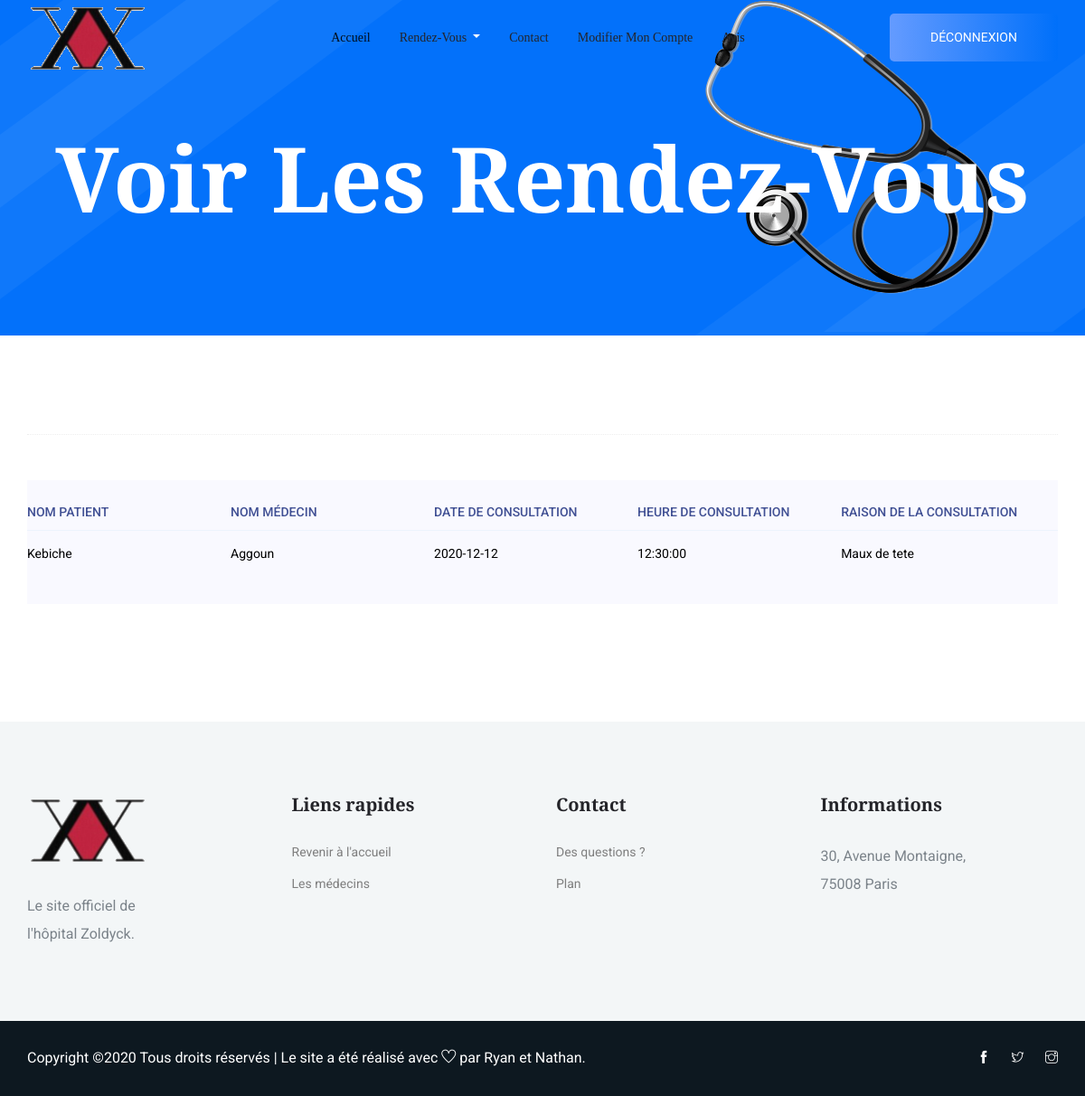
The app's page /views/voir_rdv.php (signed in) with its own data.
### tables this page shows
CREATE TABLE IF NOT EXISTS `reservation` (
  `id` int(11) NOT NULL AUTO_INCREMENT,
  `nom_patient` varchar(50) NOT NULL,
  `nom_medecin` varchar(50) NOT NULL,
  `date_consult` date NOT NULL,
  `time_consult` time NOT NULL,
  `rais_consult` text NOT NULL,
  PRIMARY KEY (`id`),
  KEY `fk_patient` (`nom_patient`),
  KEY `fk_medecin` (`nom_medecin`)
);

### views/voir_rdv.php (the view, shortened to what this page needs)
<!doctype html>
<html lang="en">
<head>
  <?php
      require_once('navbar.php');
    ?>
    <?php
    try{
	     $bdd= new PDO('mysql:host=localhost;dbname=hopital; charset=utf8','root','');
     }
     catch (Exception $e){
	      die('Erreur:'.$e->getMessage());
      }
      ?>
  <section class="breadcrumb_part breadcrumb_bg">
    <div class="container">
      <div class="row">
        <div class="col-lg-12">
          <div class="breadcrumb_iner">
            <div class="breadcrumb_iner_item">
              <h2>Voir les rendez-vous</h2>
            </div>
          </div>
        </div>
      </div>
    </div>
  </section>
  <section class="contact-section section_padding">
    <div class="container">
      <div class="section-top-border">
				<div class="progress-table-wrap">
					<div class="progress-table">
						<div class="table-head">
							<div class="visit">Nom patient</div>
							<div class="visit">Nom médecin</div>
							<div class="visit">Date de consultation</div>
							<div class="visit">Heure de consultation</div>
              <div class="visit">Raison de la consultation</div>
						</div>
            <?php
              if ($_SESSION['role'] == "admin") {
                $req = $bdd->query('SELECT * FROM reservation');
                $donnees= $req->fetchall();
              }
              else if ($_SESSION['role'] == "medecin"){
                $req = $bdd->prepare('SELECT * FROM reservation WHERE nom_medecin=?');
                $req->execute(array($_SESSION['nom_medecin']));
                $donnees= $req->fetchall();
              }
              else{
                $req = $bdd->prepare('SELECT * FROM reservation WHERE nom_patient=?');
                $req->execute(array($_SESSION['nom']));
                $donnees= $req->fetchall();
              }
              foreach ($donnees as $value) {
                echo '<div class="table-row">
                  <div class="visit" style="color:#000000">'.$value["nom_patient"].'</div>
                  <div class="visit" style="color:#000000">'.$value["nom_medecin"].'</div>
                  <div class="visit" style="color:#000000">'.$value["date_consult"].'</div>
                  <div class="visit" style="color:#000000">'.$value["time_consult"].'</div>
                  <div class="visit" style="color:#000000">'.$value["rais_consult"].'</div>
                </div>';
              }
             ?>
					</div>
				</div>
			</div>
    </div>
  </section>
  <?php
  require_once('footer.php');
   ?>
</html>

### records on screen
reservation: nom_patient "Kebiche", nom_medecin "Aggoun", date_consult "2020-12-12", time_consult "12:30:00", rais_consult "Maux de tete"
